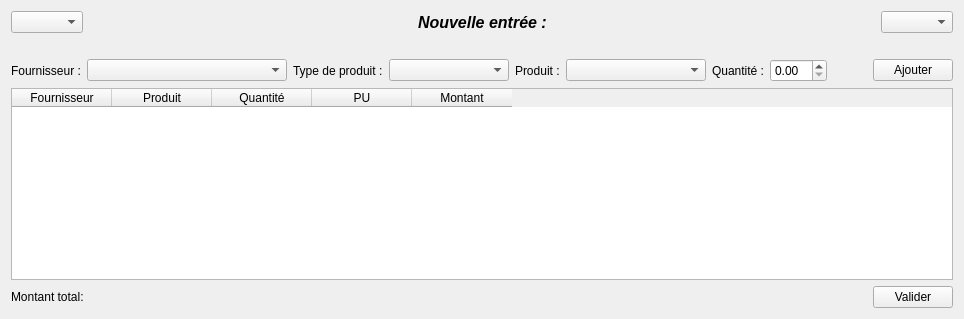
          <widget class="QWidget" name="tab">
           <attribute name="title">
            <string>Entrée de stock</string>
           </attribute>
           <layout class="QGridLayout" name="gridLayout_2">
            <item row="0" column="0">
             <layout class="QHBoxLayout" name="horizontalLayout_4">
              <item>
               <widget class="QComboBox" name="comboBox_Num_Produit_Entree"/>
              </item>
              <item>
               <spacer name="horizontalSpacer_13">
                <property name="orientation">
                 <enum>Qt::Horizontal</enum>
                </property>
                <property name="sizeHint" stdset="0">
                 <size>
                  <width>40</width>
                  <height>20</height>
                 </size>
                </property>
               </spacer>
              </item>
              <item>
               <widget class="QLabel" name="label_3">
                <property name="font">
                 <font>
                  <pointsize>12</pointsize>
                  <weight>75</weight>
                  <italic>true</italic>
                  <bold>true</bold>
                 </font>
                </property>
                <property name="text">
                 <string>Nouvelle entrée :</string>
                </property>
               </widget>
              </item>
              <item>
               <spacer name="horizontalSpacer_14">
                <property name="orientation">
                 <enum>Qt::Horizontal</enum>
                </property>
                <property name="sizeHint" stdset="0">
                 <size>
                  <width>40</width>
                  <height>20</height>
                 </size>
                </property>
               </spacer>
              </item>
              <item>
               <widget class="QComboBox" name="comboBox_Num_Fourni_Entree"/>
              </item>
             </layout>
            </item>
            <item row="1" column="0">
             <spacer name="verticalSpacer_3">
              <property name="orientation">
               <enum>Qt::Vertical</enum>
              </property>
              <property name="sizeType">
               <enum>QSizePolicy::Fixed</enum>
              </property>
              <property name="sizeHint" stdset="0">
               <size>
                <width>20</width>
                <height>20</height>
               </size>
              </property>
             </spacer>
            </item>
            <item row="3" column="0">
             <layout class="QVBoxLayout" name="verticalLayout_3">
              <item>
               <layout class="QVBoxLayout" name="verticalLayout_2">
                <item>
                 <layout class="QHBoxLayout" name="horizontalLayout_8">
                  <item>
                   <layout class="QHBoxLayout" name="horizontalLayout_7">
                    <item>
                     <layout class="QHBoxLayout" name="horizontalLayout_5">
                      <item>
                       <widget class="QLabel" name="label_6">
                        <property name="text">
                         <string>Fournisseur :</string>
                        </property>
                       </widget>
                      </item>
                      <item>
                       <widget class="QComboBox" name="comboBox_Fourni_Commande">
                        <property name="minimumSize">
                         <size>
                          <width>200</width>
                          <height>0</height>
                         </size>
                        </property>
                        <property name="maxVisibleItems">
                         <number>15</number>
                        </property>
                       </widget>
                      </item>
                     </layout>
                    </item>
                    <item>
                     <layout class="QHBoxLayout" name="horizontalLayout_6">
                      <item>
                       <widget class="QLabel" name="label_13">
                        <property name="text">
                         <string>Type de produit :</string>
                        </property>
                       </widget>
                      </item>
                      <item>
                       <widget class="QComboBox" name="comboBox_Entree_Type">
                        <property name="minimumSize">
                         <size>
                          <width>120</width>
                          <height>0</height>
                         </size>
                        </property>
                       </widget>
                      </item>
                      <item>
                       <widget class="QLabel" name="label_7">
                        <property name="text">
                         <string>Produit :</string>
                        </property>
                       </widget>
                      </item>
                      <item>
                       <widget class="QComboBox" name="comboBox_Produit_Commande">
                        <property name="minimumSize">
                         <size>
                          <width>140</width>
                          <height>0</height>
                         </size>
                        </property>
                       </widget>
                      </item>
                     </layout>
                    </item>
                   </layout>
                  </item>
                  <item>
                   <widget class="QLabel" name="label_9">
                    <property name="text">
                     <string>Quantité :</string>
                    </property>
                   </widget>
                  </item>
                  <item>
                   <widget class="QDoubleSpinBox" name="doubleSpinBox_Quantit_Commande"/>
                  </item>
                  <item>
                   <spacer name="horizontalSpacer_15">
                    <property name="orientation">
                     <enum>Qt::Horizontal</enum>
                    </property>
                    <property name="sizeHint" stdset="0">
                     <size>
                      <width>40</width>
                      <height>20</height>
                     </size>
                    </property>
                   </spacer>
                  </item>
                  <item>
                   <widget class="QPushButton" name="pushButton_AjouterProduit">
                    <property name="text">
                     <string>Ajouter</string>
                    </property>
                   </widget>
                  </item>
                 </layout>
                </item>
                <item>
                 <widget class="QTableWidget" name="tableWidget">
                  <property name="alternatingRowColors">
                   <bool>true</bool>
                  </property>
                  <attribute name="horizontalHeaderCascadingSectionResizes">
                   <bool>false</bool>
                  </attribute>
                  <attribute name="horizontalHeaderShowSortIndicator" stdset="0">
                   <bool>false</bool>
                  </attribute>
                  <attribute name="horizontalHeaderStretchLastSection">
                   <bool>false</bool>
                  </attribute>
                  <column>
                   <property name="text">
                    <string>Fournisseur</string>
                   </property>
                  </column>
                  <column>
                   <property name="text">
                    <string>Produit</string>
                   </property>
                  </column>
                  <column>
                   <property name="text">
                    <string>Quantité</string>
                   </property>
                  </column>
                  <column>
                   <property name="text">
                    <string>PU</string>
                   </property>
                  </column>
                  <column>
                   <property name="text">
                    <string>Montant</string>
                   </property>
                  </column>
                 </widget>
                </item>
               </layout>
              </item>
              <item>
               <layout class="QHBoxLayout" name="horizontalLayout_10">
                <item>
                 <layout class="QHBoxLayout" name="horizontalLayout_9">
                  <item>
                   <widget class="QLabel" name="label_8">
                    <property name="text">
                     <string>Montant total:</string>
                    </property>
                   </widget>
                  </item>
                  <item>
                   <widget class="QLabel" name="label_Montant">
                    <property name="text">
                     <string/>
                    </property>
                   </widget>
                  </item>
                 </layout>
                </item>
                <item>
                 <spacer name="horizontalSpacer_16">
                  <property name="orientation">
                   <enum>Qt::Horizontal</enum>
                  </property>
                  <property name="sizeHint" stdset="0">
                   <size>
                    <width>40</width>
                    <height>20</height>
                   </size>
                  </property>
                 </spacer>
                </item>
                <item>
                 <widget class="QPushButton" name="pushButton_ValiderCommande">
                  <property name="text">
                   <string>Valider</string>
                  </property>
                 </widget>
                </item>
               </layout>
              </item>
             </layout>
            </item>
           </layout>
          </widget>
